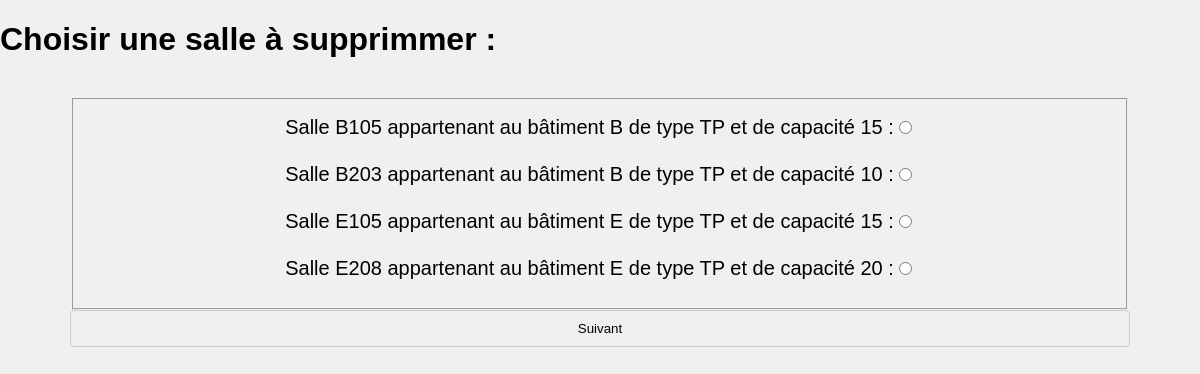
The page /Site_Web/Script_Suppression/salle_suppression.php on the database as committed earlier.
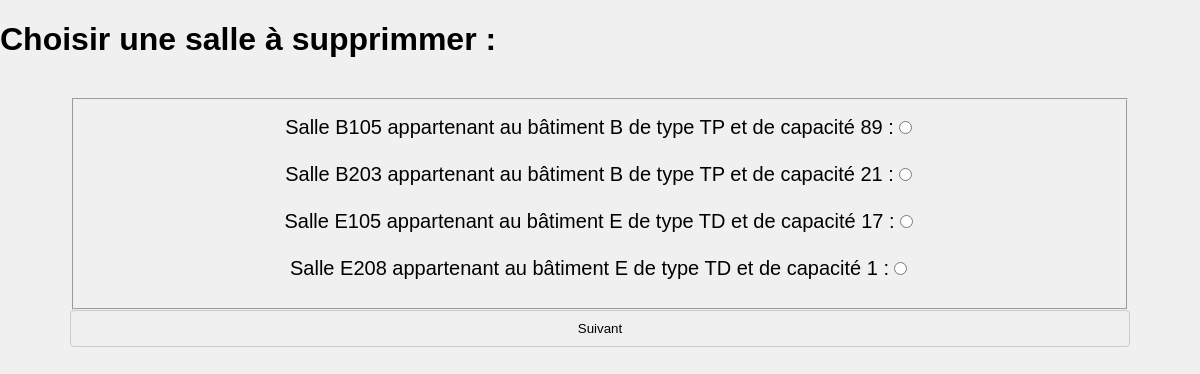
The same page on the database as committed later.
### tables this page shows
CREATE TABLE IF NOT EXISTS `Salle` (
  `nom_salle` varchar(4) NOT NULL,
  `type_salle` varchar(2) DEFAULT NULL,
  `capacite` varchar(2) DEFAULT NULL,
  `id_batiment` varchar(1) DEFAULT NULL
);

### Site_Web/Script_Suppression/salle_suppression.php (the view, shortened to what this page needs)
<!DOCTYPE html>
<html lang="fr">
<head>
  <link rel="stylesheet" type="text/css" href="../Styles/style_adaptatif.css" media="screen">
</head>
	<body>
    	<h1>Choisir une salle à supprimmer :</h1>
    	<section class="accueil">
    	<form action="./suppression.php" method="post">
    		<fieldset>
    			<?php
					include("../Script/mysql.php");
					$requete_salle="SELECT * FROM `Salle`";
					$resultat=mysqli_query($id_bd, $requete_salle);
					while($ligne=mysqli_fetch_array($resultat)){
						extract($ligne);
						echo "<label for=".$nom_salle."> Salle $nom_salle appartenant au bâtiment $id_batiment de type $type_salle et de capacité $capacite :</label>";
        				echo "<input type=\"radio\" id=".$nom_salle." name=\"element\" value=".$nom_salle." />";
					}
				?>
        	</fieldset>
        		<input type="submit" value="Suivant"/>
    	</form>
	</section>
	</body>
</html>

Rows that differ between the two databases and show on the page:
changed salle "B105": capacite "15" → "89"
changed salle "B203": capacite "10" → "21"
changed salle "E105": type_salle "TP" → "TD"; capacite "15" → "17"
changed salle "E208": type_salle "TP" → "TD"; capacite "20" → "1"
